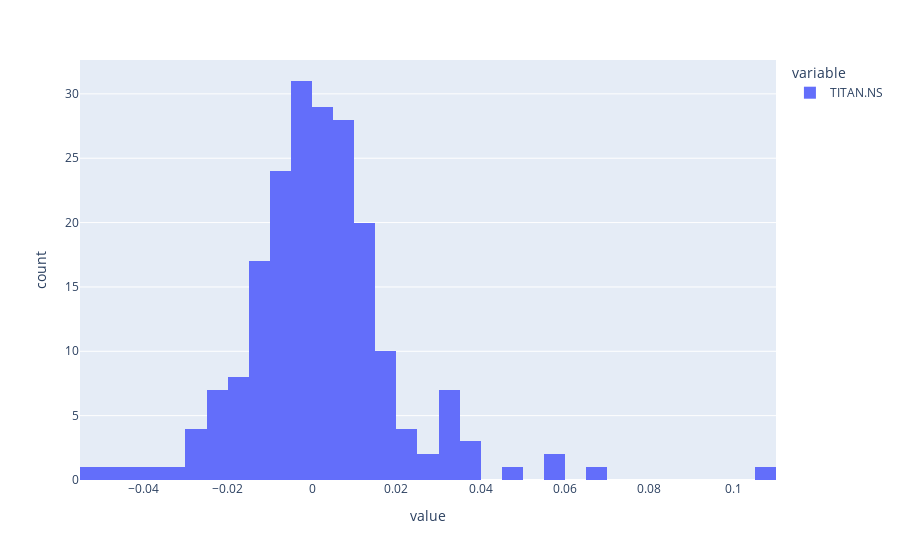

The code cell stored with this chart in its notebook:
### Code cell
Close['TITAN.NS'].pct_change().plot(kind='hist')

### Figure 1 — Plotly figure (JSON) as saved in the notebook; plotly's stock layout.template omitted (floating-point values rounded to 4 significant figures; data arrays with more than 128 entries replaced by an {"elided": "..."} marker saying what was removed)
{"data": [{"alignmentgroup": "True", "bingroup": "x", "hovertemplate": "variable=TITAN.NS<br>value=%{x}<br>count=%{y}<extra></extra>", "legendgroup": "TITAN.NS", "marker": {"color": "#636efa", "pattern": {"shape": ""}}, "name": "TITAN.NS", "offsetgroup": "TITAN.NS", "orientation": "v", "showlegend": true, "type": "histogram", "x": {"elided": "205 float values"}, "xaxis": "x", "yaxis": "y"}], "layout": {"barmode": "relative", "legend": {"title": {"text": "variable"}, "tracegroupgap": 0}, "margin": {"t": 60}, "xaxis": {"anchor": "y", "domain": [0, 1], "title": {"text": "value"}}, "yaxis": {"anchor": "x", "domain": [0, 1], "title": {"text": "count"}}}}
